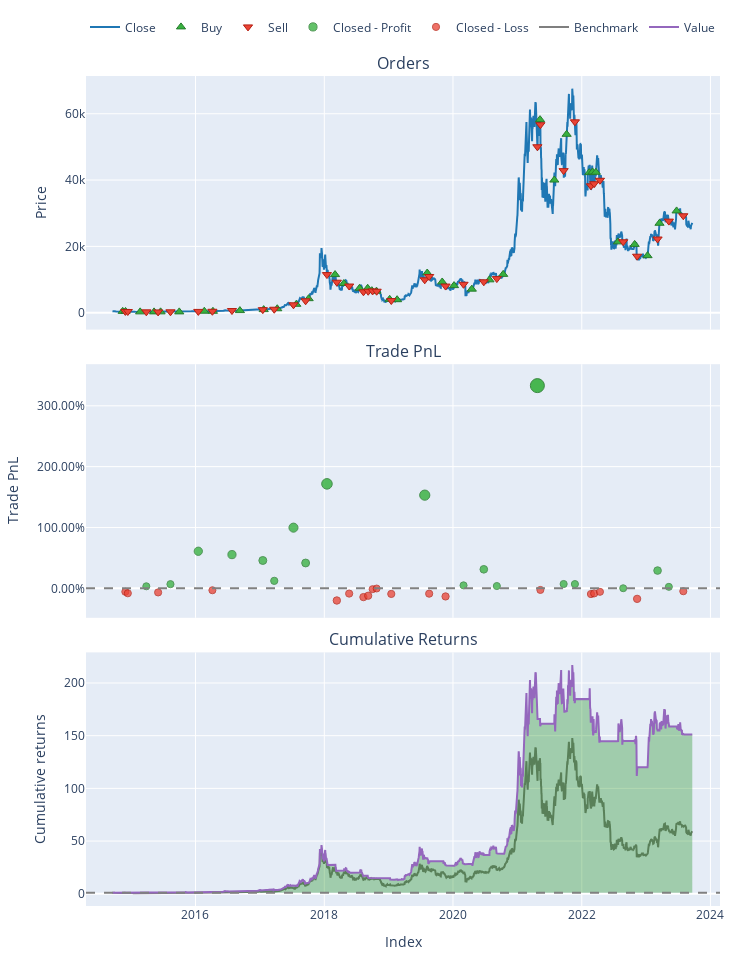

The code cell stored with this chart in its notebook:
### Code cell
price = vbt.YFData.download('BTC-USD').get('Close')

fast_ma = vbt.MA.run(price, 10)
slow_ma = vbt.MA.run(price, 50)
entries = fast_ma.ma_crossed_above(slow_ma)
exits = fast_ma.ma_crossed_below(slow_ma)

pf = vbt.Portfolio.from_signals(price, entries, exits, init_cash=100)
pf.plot().show()

### Figure 1 — Plotly figure (JSON) as saved in the notebook; plotly's stock layout.template omitted (floating-point values rounded to 4 significant figures; data arrays with more than 128 entries replaced by an {"elided": "..."} marker saying what was removed)
{"data": [{"legendgroup": "0", "line": {"color": "#1f77b4"}, "name": "Close", "showlegend": true, "type": "scatter", "uid": "9a7525df-afb6-45b2-bbf9-7411ec9613cd", "x": {"elided": "3290 str values"}, "xaxis": "x", "y": {"elided": "3290 float values"}, "yaxis": "y"}, {"customdata": [[0, 0.2514, 0], [2, 0.2497, 0], [4, 0.3547, 0], [6, 0.3703, 0], [8, 0.3355, 0], [10, 0.3762, 0], [12, 0.329, 0], [14, 0.3321, 0], [16, 0.3475, 0], [18, 0.3413, 0], [20, 0.2984, 0], [22, 0.2799, 0], [24, 0.2371, 0], [26, 0.2371, 0], [28, 0.2477, 0], [30, 0.2708, 0], [32, 0.2316, 0], [34, 0.2254, 0], [36, 0.2275, 0], [38, 0.3661, 0], [40, 0.3417, 0], [42, 0.283, 0], [44, 0.3336, 0], [46, 0.328, 0], [48, 0.3958, 0], [50, 0.3722, 0], [52, 0.3311, 0], [54, 0.2846, 0], [56, 0.4034, 0], [58, 0.3212, 0], [60, 0.4377, 0], [62, 0.3948, 0], [64, 0.3626, 0], [66, 0.6778, 0], [68, 0.7041, 0], [70, 0.6975, 0], [72, 0.5747, 0], [74, 0.5172, 0]], "hovertemplate": "Order Id: %{customdata[0]}<br>Timestamp: %{x}<br>Price: %{y}<br>Size: %{customdata[1]:.6f}<br>Fees: %{customdata[2]:.6f}", "legendgroup": "1", "marker": {"color": "#37B13F", "line": {"color": "rgb(38,123,44)", "width": 1}, "size": 8, "symbol": "triangle-up"}, "mode": "markers", "name": "Buy", "type": "scatter", "uid": "d8be512d-2099-4f4d-9489-cc1b60b45628", "x": ["2014-11-14T00:00:00+00:00", "2014-11-30T00:00:00+00:00", "2015-02-21T00:00:00+00:00", "2015-05-11T00:00:00+00:00", "2015-06-17T00:00:00+00:00", "2015-10-01T00:00:00+00:00", "2016-02-20T00:00:00+00:00", "2016-04-09T00:00:00+00:00", "2016-09-09T00:00:00+00:00", "2017-01-22T00:00:00+00:00", "2017-04-09T00:00:00+00:00", "2017-07-26T00:00:00+00:00", "2017-10-04T00:00:00+00:00", "2018-03-03T00:00:00+00:00", "2018-04-22T00:00:00+00:00", "2018-07-20T00:00:00+00:00", "2018-09-04T00:00:00+00:00", "2018-09-28T00:00:00+00:00", "2018-10-24T00:00:00+00:00", "2019-01-07T00:00:00+00:00", "2019-02-18T00:00:00+00:00", "2019-08-08T00:00:00+00:00", "2019-11-01T00:00:00+00:00", "2020-01-07T00:00:00+00:00", "2020-04-17T00:00:00+00:00", "2020-07-26T00:00:00+00:00", "2020-10-12T00:00:00+00:00", "2021-05-09T00:00:00+00:00", "2021-07-29T00:00:00+00:00", "2021-10-07T00:00:00+00:00", "2022-02-12T00:00:00+00:00", "2022-03-03T00:00:00+00:00", "2022-03-22T00:00:00+00:00", "2022-07-25T00:00:00+00:00", "2022-10-28T00:00:00+00:00", "2023-01-09T00:00:00+00:00", "2023-03-18T00:00:00+00:00", "2023-06-23T00:00:00+00:00"], "xaxis": "x", "y": [397.8, 378.0, 244.5, 242.2, 249.3, 237.5, 437.2, 419.4, 622.9, 924.7, 1188.0, 2529.0, 4229.0, 11490.0, 8802.0, 7354.0, 7362.0, 6644.0, 6496.0, 4025.0, 3916.0, 11970.0, 9261.0, 8164.0, 7096.0, 9905.0, 11560.0, 58230.0, 40010.0, 53810.0, 42240.0, 42450.0, 42360.0, 21360.0, 20600.0, 17200.0, 26970.0, 30700.0], "yaxis": "y"}, {"customdata": [[1, 0.2514, 0], [3, 0.2497, 0], [5, 0.3547, 0], [7, 0.3703, 0], [9, 0.3355, 0], [11, 0.3762, 0], [13, 0.329, 0], [15, 0.3321, 0], [17, 0.3475, 0], [19, 0.3413, 0], [21, 0.2984, 0], [23, 0.2799, 0], [25, 0.2371, 0], [27, 0.2371, 0], [29, 0.2477, 0], [31, 0.2708, 0], [33, 0.2316, 0], [35, 0.2254, 0], [37, 0.2275, 0], [39, 0.3661, 0], [41, 0.3417, 0], [43, 0.283, 0], [45, 0.3336, 0], [47, 0.328, 0], [49, 0.3958, 0], [51, 0.3722, 0], [53, 0.3311, 0], [55, 0.2846, 0], [57, 0.4034, 0], [59, 0.3212, 0], [61, 0.4377, 0], [63, 0.3948, 0], [65, 0.3626, 0], [67, 0.6778, 0], [69, 0.7041, 0], [71, 0.6975, 0], [73, 0.5747, 0], [75, 0.5172, 0]], "hovertemplate": "Order Id: %{customdata[0]}<br>Timestamp: %{x}<br>Price: %{y}<br>Size: %{customdata[1]:.6f}<br>Fees: %{customdata[2]:.6f}", "legendgroup": "2", "marker": {"color": "#EA4335", "line": {"color": "rgb(181,31,18)", "width": 1}, "size": 8, "symbol": "triangle-down"}, "mode": "markers", "name": "Sell", "type": "scatter", "uid": "e7220e9a-52c3-4aca-988b-95f71764841c", "x": ["2014-11-29T00:00:00+00:00", "2014-12-13T00:00:00+00:00", "2015-03-28T00:00:00+00:00", "2015-06-03T00:00:00+00:00", "2015-08-12T00:00:00+00:00", "2016-01-17T00:00:00+00:00", "2016-04-06T00:00:00+00:00", "2016-07-26T00:00:00+00:00", "2017-01-17T00:00:00+00:00", "2017-03-23T00:00:00+00:00", "2017-07-10T00:00:00+00:00", "2017-09-17T00:00:00+00:00", "2018-01-16T00:00:00+00:00", "2018-03-13T00:00:00+00:00", "2018-05-22T00:00:00+00:00", "2018-08-11T00:00:00+00:00", "2018-09-07T00:00:00+00:00", "2018-10-02T00:00:00+00:00", "2018-10-25T00:00:00+00:00", "2019-01-16T00:00:00+00:00", "2019-07-25T00:00:00+00:00", "2019-08-19T00:00:00+00:00", "2019-11-20T00:00:00+00:00", "2020-03-01T00:00:00+00:00", "2020-06-24T00:00:00+00:00", "2020-09-06T00:00:00+00:00", "2021-04-24T00:00:00+00:00", "2021-05-11T00:00:00+00:00", "2021-09-20T00:00:00+00:00", "2021-11-23T00:00:00+00:00", "2022-02-22T00:00:00+00:00", "2022-03-12T00:00:00+00:00", "2022-04-14T00:00:00+00:00", "2022-08-24T00:00:00+00:00", "2022-11-11T00:00:00+00:00", "2023-03-07T00:00:00+00:00", "2023-05-10T00:00:00+00:00", "2023-07-31T00:00:00+00:00"], "xaxis": "x", "y": [375.5, 347.4, 252.8, 225.9, 266.4, 382.3, 423.4, 651.8, 907.9, 1039.0, 2373.0, 3583.0, 11490.0, 9195.0, 8042.0, 6296.0, 6467.0, 6556.0, 6476.0, 3655.0, 9912.0, 10920.0, 8027.0, 8562.0, 9314.0, 10280.0, 50050.0, 56700.0, 42840.0, 57570.0, 38290.0, 38900.0, 39940.0, 21400.0, 17030.0, 22220.0, 27620.0, 29230.0], "yaxis": "y"}, {"customdata": [[2, 2, 2.931, 0.03379], [4, 4, 5.734, 0.06856], [5, 5, 54.45, 0.6093], [7, 7, 77.18, 0.554], [8, 8, 99.08, 0.4577], [9, 9, 38.88, 0.1232], [10, 10, 353.5, 0.9973], [11, 11, 294.8, 0.4165], [12, 12, 1722.0, 1.717], [20, 20, 2049.0, 1.531], [23, 23, 130.8, 0.04885], [24, 24, 877.7, 0.3125], [25, 25, 139.6, 0.03788], [26, 26, 12750.0, 3.331], [28, 28, 1144.0, 0.07087], [29, 29, 1209.0, 0.06994], [33, 33, 22.58, 0.00156], [35, 35, 3504.0, 0.2921], [36, 36, 376.9, 0.02432]], "hovertemplate": "Exit Trade Id: %{customdata[0]}<br>Position Id: %{customdata[1]}<br>Exit Timestamp: %{x}<br>PnL: %{customdata[2]:.6f}<br>Return: %{customdata[3]:.2%}", "legendgroup": "3", "marker": {"color": "#37B13F", "line": {"color": "rgb(38,123,44)", "width": 1}, "opacity": [0.7515, 0.753, 0.7774, 0.7749, 0.7705, 0.7555, 0.7949, 0.7687, 0.8273, 0.8189, 0.7521, 0.764, 0.7516, 0.9, 0.7531, 0.7531, 0.75, 0.7631, 0.751], "size": [7.068, 7.141, 8.278, 8.161, 7.959, 7.256, 9.093, 7.872, 10.61, 10.22, 7.099, 7.654, 7.076, 14, 7.146, 7.144, 7, 7.611, 7.048], "symbol": "circle"}, "mode": "markers", "name": "Closed - Profit", "type": "scatter", "uid": "171e0c63-8e57-4b44-a637-2e17c1c9e66b", "x": ["2015-03-28T00:00:00+00:00", "2015-08-12T00:00:00+00:00", "2016-01-17T00:00:00+00:00", "2016-07-26T00:00:00+00:00", "2017-01-17T00:00:00+00:00", "2017-03-23T00:00:00+00:00", "2017-07-10T00:00:00+00:00", "2017-09-17T00:00:00+00:00", "2018-01-16T00:00:00+00:00", "2019-07-25T00:00:00+00:00", "2020-03-01T00:00:00+00:00", "2020-06-24T00:00:00+00:00", "2020-09-06T00:00:00+00:00", "2021-04-24T00:00:00+00:00", "2021-09-20T00:00:00+00:00", "2021-11-23T00:00:00+00:00", "2022-08-24T00:00:00+00:00", "2023-03-07T00:00:00+00:00", "2023-05-10T00:00:00+00:00"], "xaxis": "x2", "y": [0.03379, 0.06856, 0.6093, 0.554, 0.4577, 0.1232, 0.9973, 0.4165, 1.717, 1.531, 0.04885, 0.3125, 0.03788, 3.331, 0.07087, 0.06994, 0.00156, 0.2921, 0.02432], "yaxis": "y2"}, {"customdata": [[0, 0, -5.612, -0.05612], [1, 1, -7.658, -0.08113], [3, 3, -6.029, -0.06725], [6, 6, -4.524, -0.03146], [13, 13, -544.1, -0.1997], [14, 14, -188.4, -0.08642], [15, 15, -286.6, -0.1439], [16, 16, -207.2, -0.1215], [17, 17, -19.85, -0.01325], [18, 18, -4.448, -0.00301], [19, 19, -135.5, -0.09198], [21, 21, -297.3, -0.08778], [22, 22, -411.6, -0.1332], [27, 27, -434.8, -0.02624], [30, 30, -1733.0, -0.0937], [31, 31, -1400.0, -0.08357], [32, 32, -878.6, -0.05721], [34, 34, -2507.0, -0.1729], [37, 37, -757.8, -0.04774]], "hovertemplate": "Exit Trade Id: %{customdata[0]}<br>Position Id: %{customdata[1]}<br>Exit Timestamp: %{x}<br>PnL: %{customdata[2]:.6f}<br>Return: %{customdata[3]:.2%}", "legendgroup": "4", "marker": {"color": "#EA4335", "line": {"color": "rgb(181,31,18)", "width": 1}, "opacity": [0.7525, 0.7536, 0.753, 0.7513, 0.7589, 0.7538, 0.7564, 0.7554, 0.7505, 0.7501, 0.7541, 0.7539, 0.7559, 0.7511, 0.7542, 0.7537, 0.7525, 0.7577, 0.7521], "size": [7.115, 7.167, 7.138, 7.063, 7.417, 7.178, 7.299, 7.252, 7.025, 7.003, 7.19, 7.181, 7.277, 7.052, 7.194, 7.172, 7.117, 7.36, 7.097], "symbol": "circle"}, "mode": "markers", "name": "Closed - Loss", "type": "scatter", "uid": "57f0e59d-6ed3-4b78-b7fc-c0d977b532cd", "x": ["2014-11-29T00:00:00+00:00", "2014-12-13T00:00:00+00:00", "2015-06-03T00:00:00+00:00", "2016-04-06T00:00:00+00:00", "2018-03-13T00:00:00+00:00", "2018-05-22T00:00:00+00:00", "2018-08-11T00:00:00+00:00", "2018-09-07T00:00:00+00:00", "2018-10-02T00:00:00+00:00", "2018-10-25T00:00:00+00:00", "2019-01-16T00:00:00+00:00", "2019-08-19T00:00:00+00:00", "2019-11-20T00:00:00+00:00", "2021-05-11T00:00:00+00:00", "2022-02-22T00:00:00+00:00", "2022-03-12T00:00:00+00:00", "2022-04-14T00:00:00+00:00", "2022-11-11T00:00:00+00:00", "2023-07-31T00:00:00+00:00"], "xaxis": "x2", "y": [-0.05612, -0.08113, -0.06725, -0.03146, -0.1997, -0.08642, -0.1439, -0.1215, -0.01325, -0.00301, -0.09198, -0.08778, -0.1332, -0.02624, -0.0937, -0.08357, -0.05721, -0.1729, -0.04774], "yaxis": "y2"}, {"legendgroup": "5", "line": {"color": "#7f7f7f"}, "name": "Benchmark", "showlegend": true, "type": "scatter", "uid": "823293f6-fdf8-4d96-89cb-ab8f7f824ea1", "x": {"elided": "3290 str values"}, "xaxis": "x3", "y": {"elided": "3290 float values"}, "yaxis": "y3"}, {"hoverinfo": "skip", "legendgroup": "6", "line": {"color": "rgba(0, 0, 0, 0)", "width": 0}, "opacity": 0, "showlegend": false, "type": "scatter", "uid": "7c85be96-d628-464f-a9f2-aff4e1763017", "x": {"elided": "3290 str values"}, "xaxis": "x3", "y": {"elided": "3290 int values"}, "yaxis": "y3"}, {"connectgaps": false, "fill": "tonexty", "fillcolor": "rgba(0, 128, 0, 0.3)", "hoverinfo": "skip", "legendgroup": "6", "line": {"color": "rgba(0, 0, 0, 0)", "width": 0}, "opacity": 0, "showlegend": false, "type": "scatter", "uid": "5dc79067-3e2d-4628-863e-c7e997e301e8", "x": {"elided": "3290 str values"}, "xaxis": "x3", "y": {"elided": "3290 float values"}, "yaxis": "y3"}, {"hoverinfo": "skip", "legendgroup": "6", "line": {"color": "rgba(0, 0, 0, 0)", "width": 0}, "opacity": 0, "showlegend": false, "type": "scatter", "uid": "971c7b08-fba2-4145-8862-b2bd9e91046f", "x": {"elided": "3290 str values"}, "xaxis": "x3", "y": {"elided": "3290 int values"}, "yaxis": "y3"}, {"connectgaps": false, "fill": "tonexty", "fillcolor": "rgba(255, 0, 0, 0.3)", "hoverinfo": "skip", "legendgroup": "6", "line": {"color": "rgba(0, 0, 0, 0)", "width": 0}, "opacity": 0, "showlegend": false, "type": "scatter", "uid": "c3c09503-799b-4965-b5db-e1c2b128cd2d", "x": {"elided": "3290 str values"}, "xaxis": "x3", "y": {"elided": "3290 float values"}, "yaxis": "y3"}, {"legendgroup": "7", "line": {"color": "#9467bd"}, "name": "Value", "showlegend": true, "type": "scatter", "uid": "162e58b5-3463-46ca-a591-55ebf12fadb7", "x": {"elided": "3290 str values"}, "xaxis": "x3", "y": {"elided": "3290 float values"}, "yaxis": "y3"}, {"hoverinfo": "skip", "legendgroup": "6", "line": {"color": "rgba(0, 0, 0, 0)", "width": 0}, "opacity": 0, "showlegend": false, "type": "scatter", "uid": "e24c82b8-2c93-49d8-a4ea-5f6ad96953e1", "x": {"elided": "3290 str values"}, "xaxis": "x3", "y": {"elided": "3290 int values"}, "yaxis": "y3"}], "layout": {"annotations": [{"font": {"size": 16}, "showarrow": false, "text": "Orders", "x": 0.5, "xanchor": "center", "xref": "paper", "y": 1, "yanchor": "bottom", "yref": "paper"}, {"font": {"size": 16}, "showarrow": false, "text": "Trade PnL", "x": 0.5, "xanchor": "center", "xref": "paper", "y": 0.6528, "yanchor": "bottom", "yref": "paper"}, {"font": {"size": 16}, "showarrow": false, "text": "Cumulative Returns", "x": 0.5, "xanchor": "center", "xref": "paper", "y": 0.3056, "yanchor": "bottom", "yref": "paper"}], "height": 960, "legend": {"orientation": "h", "traceorder": "normal", "x": 1, "xanchor": "right", "y": 1.042, "yanchor": "bottom"}, "margin": {"b": 30, "l": 30, "r": 30, "t": 30}, "shapes": [{"line": {"color": "gray", "dash": "dash"}, "type": "line", "x0": 0, "x1": 1, "xref": "paper", "y0": 0, "y1": 0, "yref": "y2"}, {"line": {"color": "gray", "dash": "dash"}, "type": "line", "x0": 0, "x1": 1, "xref": "paper", "y0": 1, "y1": 1, "yref": "y3"}], "showlegend": true, "width": 750, "xaxis": {"anchor": "y", "domain": [0, 1], "matches": "x3", "showticklabels": false}, "xaxis2": {"anchor": "y2", "domain": [0, 1], "matches": "x3", "showticklabels": false}, "xaxis3": {"anchor": "y3", "domain": [0, 1], "title": {"text": "Index"}}, "yaxis": {"anchor": "x", "domain": [0.6944, 1], "title": {"text": "Price"}}, "yaxis2": {"anchor": "x2", "domain": [0.3472, 0.6528], "tickformat": ".2%", "title": {"text": "Trade PnL"}}, "yaxis3": {"anchor": "x3", "domain": [0, 0.3056], "title": {"text": "Cumulative returns"}}}}
